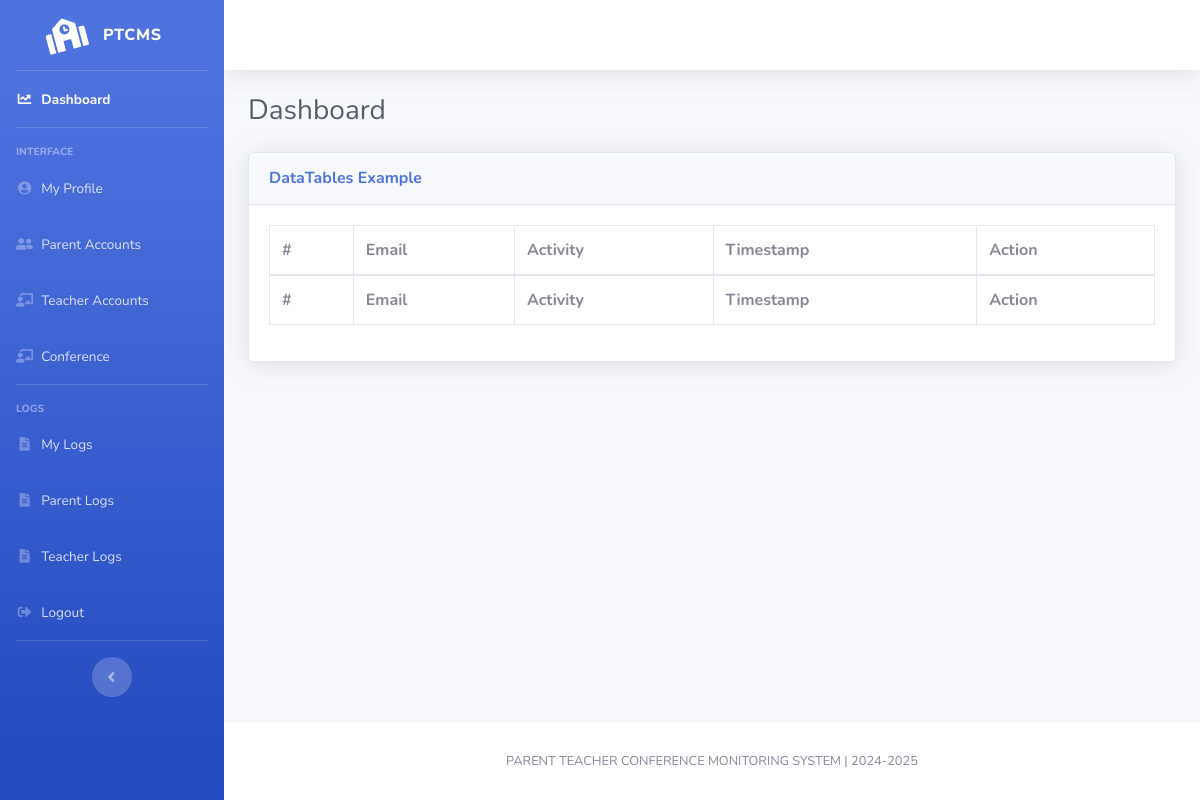
Before: /admin/parent-logs.php with the older database file.
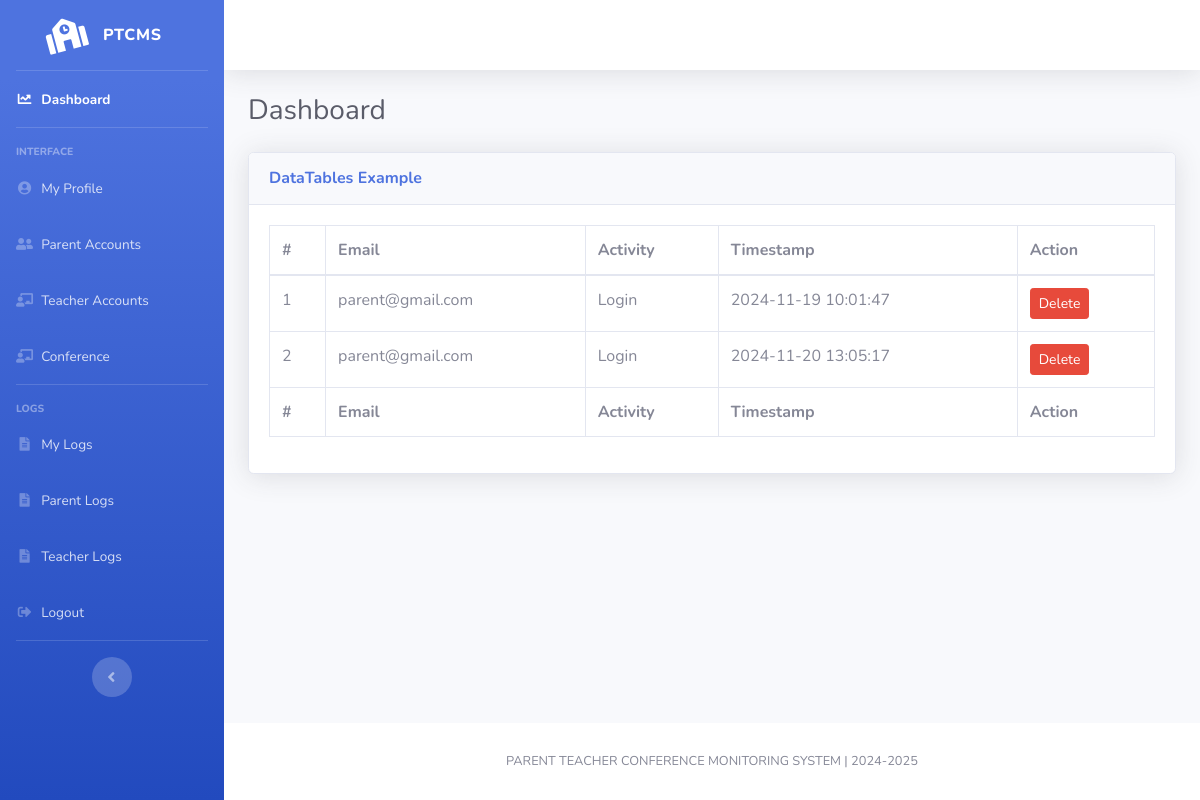
After: the same page with the newer database file.
### tables this page shows
CREATE TABLE `parent_logs` (
  `id` int(11) NOT NULL,
  `email` varchar(100) NOT NULL,
  `activity_type` varchar(50) NOT NULL,
  `user_type` varchar(50) NOT NULL,
  `timestamp` timestamp NOT NULL DEFAULT current_timestamp()
);

### admin/parent-logs.php (the view, shortened to what this page needs)
<?php
    include("../components/admin-header.php");
    $parent_logs = $connForLogs->query("SELECT * FROM `parent_logs`")->fetchAll(PDO::FETCH_ASSOC);
?>
<div id="content">
    <?php include("../components/topbar.php"); ?>
    <div class="container-fluid">
        <div class="d-sm-flex align-items-center justify-content-between mb-4">
            <h1 class="h3 mb-0 text-gray-800">Dashboard</h1>
        </div>
                <div class="card shadow mb-4">
            <div class="card-header py-3">
                <h6 class="m-0 font-weight-bold text-primary">DataTables Example</h6>
            </div>
            <div class="card-body">
                <div class="table-responsive">
                    <table class="table table-bordered" id="dataTable" width="100%" cellspacing="0">
                        <thead>
                            <tr>
                                <th>#</th>
                                <th>Email</th>
                                <th>Activity</th>
                                <th>Timestamp</th>
                                <th>Action</th>
                            </tr>
                        </thead>
                        <tfoot>
                            <tr>
                                <th>#</th>
                                <th>Email</th>
                                <th>Activity</th>
                                <th>Timestamp</th>
                                <th>Action</th>
                            </tr>
                        </tfoot>
                        <tbody>
                            <?php
                                $count = 1;
                                foreach ($parent_logs as $logs):
                                ?>
                                <tr>
                                    <td><?php echo $count++; ?></td>
                                    <td><?php echo ($logs['email']); ?></td>
                                    <td><?php echo ($logs['activity_type']); ?></td>
                                    <td><?php echo ($logs['timestamp']); ?></td>
                                    <td>
                                        <form method="POST" action="" class="delete-form">
                                            <button type="button" class="btn btn-danger btn-sm delete-btn">Delete</button>
                                        </form>
                                    </td>
                                </tr>
                            <?php endforeach; ?>
                        </tbody>
                    </table>
                </div>
            </div>
        </div>
    </div>
</div>
<?php include("../components/footer.php"); ?>
</div>
</div>
<?php include("../components/scripts.php"); ?>
</body>
</html>

Changed rows visible on the page:
added parent_logs: email "parent@gmail.com", activity_type "Login", timestamp "2024-11-19 10:01:47"
added parent_logs: email "parent@gmail.com", activity_type "Login", timestamp "2024-11-20 13:05:17"
